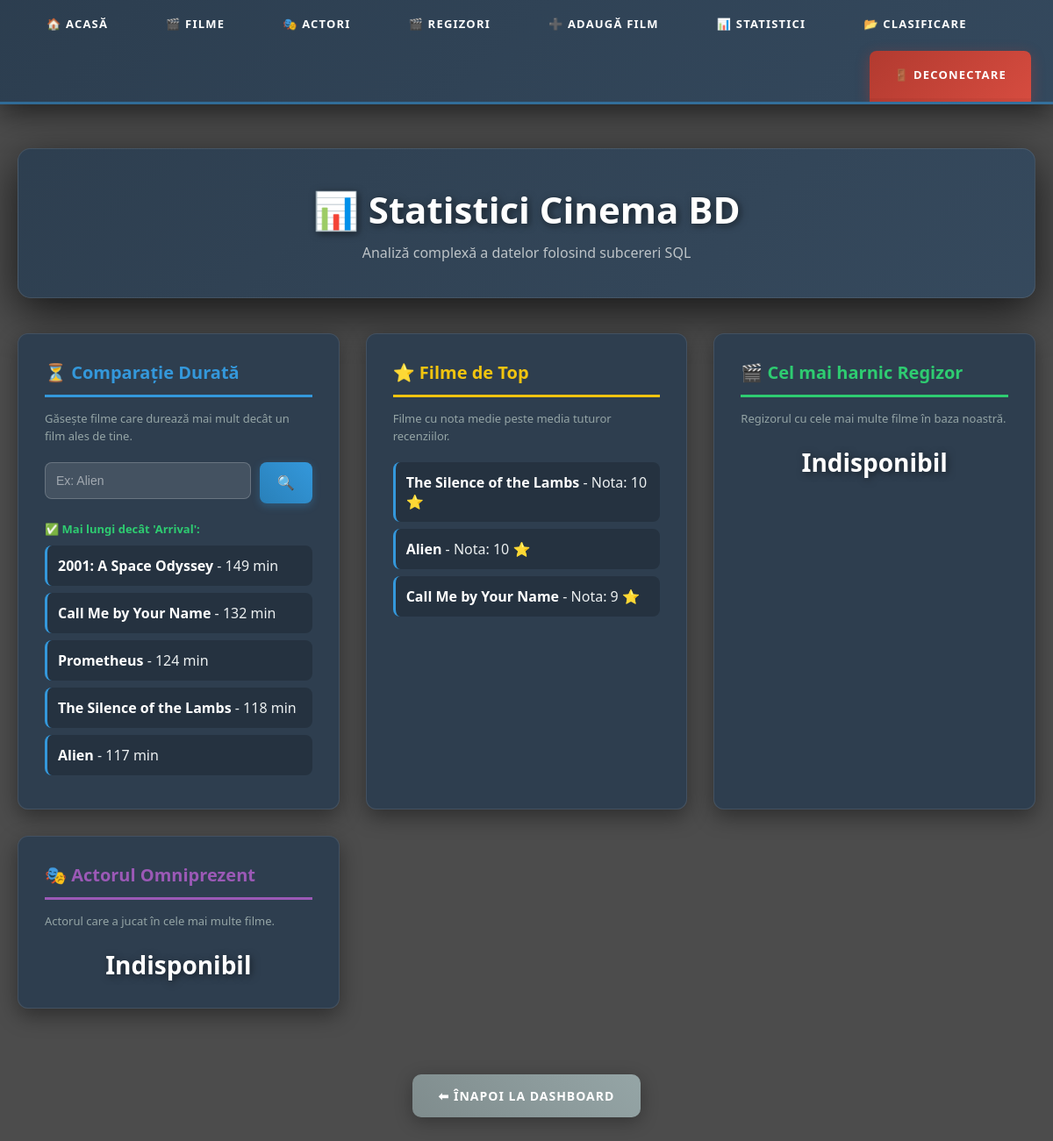
/statistici.php?film_referinta=Arrival (signed in), run on the app's committed database.
### tables this page shows
CREATE TABLE film 
(
    id_film int auto_increment primary key,
    nume_film varchar(150) not null,
    an_aparitie int,
    durata int,
    id_regizor int,
    foreign key (id_regizor) references regizor(id_regizor) on delete set null
);

### statistici.php (the view, shortened to what this page needs)
<?php
require_once 'config.php';
include 'header.php';
?>
<div class="container">
    <div class="stats-hero">
        <h1>📊 Statistici Cinema BD</h1>
        <p>Analiză complexă a datelor folosind subcereri SQL</p>
    </div>
    <div class="stats-grid">
        <div class="stat-card blue">
            <h3>⏳ Comparație Durată</h3>
            <p class="stat-description">
                Găsește filme care durează mai mult decât un film ales de tine.
            </p>
            <form method="GET" class="search-form">
                <input type="text" name="film_referinta" placeholder="Ex: Alien" required>
                <button type="submit" class="search-btn">🔍</button>
            </form>
            <ul>
                <?php
                if (isset($_GET['film_referinta']) && !empty($_GET['film_referinta'])) {
                    $film_ref = $_GET['film_referinta'];
                    $sql1 = "SELECT nume_film, durata
                             FROM film
                             WHERE durata > (SELECT durata FROM film WHERE nume_film = ? LIMIT 1)
                             ORDER BY durata DESC";
                    if ($stmt = $mysqli->prepare($sql1)) {
                        $stmt->bind_param("s", $film_ref);
                        $stmt->execute();
                        $res1 = $stmt->get_result();
                        if ($res1->num_rows > 0) {
                            echo "<p class='result-header'>✅ Mai lungi decât '$film_ref':</p>";
                            while($row = $res1->fetch_assoc()) {
                                echo "<li><strong>" . htmlspecialchars($row['nume_film']) . "</strong> - " . $row['durata'] . " min</li>";
                            }
                        } else {
                            echo "<li>❌ Niciun film mai lung sau filmul de referință nu există.</li>";
                        }
                    }
                } else {
                    echo "<li>👉 Introduceți un nume de film pentru comparație.</li>";
                }
                ?>
            </ul>
        </div>
        <div class="stat-card yellow">
            <h3>⭐ Filme de Top</h3>
            <p class="stat-description">Filme cu nota medie peste media tuturor recenziilor.</p>
            <ul>
                <?php
                $sql2 = "SELECT f.nume_film, AVG(fb.nr_stele) as nota_medie
                         FROM film f
                         JOIN feedback fb ON f.id_film = fb.id_film
                         GROUP BY f.id_film
                         HAVING nota_medie > (SELECT AVG(nr_stele) FROM feedback)
                         ORDER BY nota_medie DESC";
                $res2 = $mysqli->query($sql2);
                if ($res2 && $res2->num_rows > 0) {
                    while($row = $res2->fetch_assoc()) {
                        echo "<li><strong>" . htmlspecialchars($row['nume_film']) . "</strong> - Nota: " . round($row['nota_medie'], 1) . " ⭐</li>";
                    }
                } else {
                    echo "<li>Nu există suficiente recenzii.</li>";
                }
                ?>
            </ul>
        </div>
        <div class="stat-card green">
            <h3>🎬 Cel mai harnic Regizor</h3>
            <p class="stat-description">Regizorul cu cele mai multe filme în baza noastră.</p>
            <div class="big-stat">
                <?php
                $sql3 = "SELECT nume_regizor
                         FROM regizor
                         WHERE id_regizor = (
                             SELECT id_regizor
                             FROM film
                             GROUP BY id_regizor
                             ORDER BY COUNT(*) DESC
                             LIMIT 1
                         )";
                $res3 = $mysqli->query($sql3);
                if ($res3 && $res3->num_rows > 0) {
                    $regizor_top = $res3->fetch_assoc();
                    echo "🏆 " . htmlspecialchars($regizor_top['nume_regizor']);
                } else {
                    echo "Indisponibil";
                }
                ?>
            </div>
        </div>
        <div class="stat-card purple">
            <h3>🎭 Actorul Omniprezent</h3>
            <p class="stat-description">Actorul care a jucat în cele mai multe filme.</p>
            <div class="big-stat">
                <?php
                $sql4 = "SELECT a.nume_actor,
                                (SELECT COUNT(*) FROM distributie d WHERE d.id_actor = a.id_actor) as nr_roluri
                         FROM actor a
                         ORDER BY nr_roluri DESC
                         LIMIT 1";
                $res4 = $mysqli->query($sql4);
                if ($res4 && $res4->num_rows > 0) {
                    $actor_top = $res4->fetch_assoc();
                    echo "🌟 " . htmlspecialchars($actor_top['nume_actor']);
                    echo "<div class='big-stat-sub'>(" . $actor_top['nr_roluri'] . " filme)</div>";
                } else {
                    echo "Indisponibil";
                }
                ?>
            </div>
        </div>
    </div>
    <div class="back-section">
        <a href="dashboard.php" class="btn-back">⬅ Înapoi la Dashboard</a>
    </div>
</div>
</body>
</html>

### style.css (style rules this page uses)
* { margin: 0; padding: 0; box-sizing: border-box; }
body { font-family: 'Segoe UI', Tahoma, Geneva, Verdana, sans-serif; background: url('https://images.unsplash.com/photo-1489599849927-2ee91cede3ba?q=80&w=2070&auto=format&fit=crop') no-repeat center center fixed; background-size: cover; margin: 0; padding: 0; min-height: 100vh; position: relative; color: white; }
body::before { content: ""; position: fixed; top: 0; left: 0; width: 100%; height: 100%; background: rgba(0, 0, 0, 0.7); z-index: -1; }
.container { padding: 50px 20px; max-width: 1400px; margin: 0 auto; }
input[type="text"], input[type="number"], select, textarea { width: 100%; padding: 14px; background: rgba(255, 255, 255, 0.1); border: 1px solid rgba(255, 255, 255, 0.2); color: white; border-radius: 8px; margin-bottom: 5px; box-sizing: border-box; font-size: 15px; transition: all 0.3s ease; }
.btn-back { display: block; text-align: center; margin-top: 25px; color: #95a5a6; text-decoration: none; font-weight: 600; }

### statistici.php (style rules this page uses)
.stats-hero { background: linear-gradient(135deg, rgba(44, 62, 80, 0.95), rgba(52, 73, 94, 0.95)); backdrop-filter: blur(15px); padding: 40px; border-radius: 15px; margin-bottom: 40px; border: 1px solid rgba(255, 255, 255, 0.1); box-shadow: 0 15px 50px rgba(0,0,0,0.7); text-align: center; animation: fadeInDown 0.8s ease-out; }
.stats-hero h1 { color: #fff; font-size: 42px; margin-bottom: 10px; text-shadow: 2px 2px 8px rgba(0,0,0,0.5); }
.stats-hero p { color: #bdc3c7; font-size: 16px; }
.stats-grid { display: grid; grid-template-columns: repeat(auto-fit, minmax(350px, 1fr)); gap: 30px; margin-top: 30px; }
.stat-card { background: rgba(44, 62, 80, 0.9); backdrop-filter: blur(10px); padding: 30px; border-radius: 12px; border: 1px solid rgba(255, 255, 255, 0.1); box-shadow: 0 8px 25px rgba(0,0,0,0.4); transition: all 0.3s ease; animation: fadeInUp 0.8s ease-out; }
.stat-card h3 { font-size: 20px; padding-bottom: 12px; margin-bottom: 15px; border-bottom: 3px solid; }
.stat-card.blue h3 { color: #3498db; border-color: #3498db; }
.stat-card.yellow h3 { color: #f1c40f; border-color: #f1c40f; }
.stat-card.green h3 { color: #2ecc71; border-color: #2ecc71; }
.stat-card.purple h3 { color: #9b59b6; border-color: #9b59b6; }
.stat-description { font-size: 13px; color: #95a5a6; margin-bottom: 20px; line-height: 1.5; }
.search-form { display: flex; gap: 10px; margin-bottom: 20px; }
.search-form input { flex: 1; padding: 12px; background: rgba(255, 255, 255, 0.1); border: 1px solid rgba(255, 255, 255, 0.2); color: white; border-radius: 8px; font-size: 14px; transition: all 0.3s ease; }
.search-form input::placeholder { color: rgba(255, 255, 255, 0.5); }
.search-btn { padding: 12px 20px; background: linear-gradient(45deg, #2980b9, #3498db); color: white; border: none; border-radius: 8px; cursor: pointer; font-size: 16px; transition: all 0.3s ease; box-shadow: 0 3px 10px rgba(52, 152, 219, 0.3); }
.stat-card ul { list-style: none; padding: 0; margin: 0; }
.stat-card li { padding: 12px; margin-bottom: 8px; background: rgba(0, 0, 0, 0.2); border-radius: 8px; border-left: 3px solid #3498db; color: #ecf0f1; transition: all 0.3s ease; }
.stat-card li strong { color: #fff; font-weight: 600; }
.result-header { font-size: 13px; color: #2ecc71; margin-bottom: 10px; font-weight: 600; }
.big-stat { text-align: center; font-size: 28px; font-weight: bold; margin-top: 20px; color: #fff; text-shadow: 2px 2px 8px rgba(0,0,0,0.5); }
.back-section { text-align: center; margin-top: 50px; margin-bottom: 30px; }
.btn-back { display: inline-block; padding: 15px 30px; background: linear-gradient(45deg, #7f8c8d, #95a5a6); color: white; text-decoration: none; border-radius: 10px; font-weight: 700; font-size: 14px; text-transform: uppercase; letter-spacing: 1px; transition: all 0.3s ease; box-shadow: 0 5px 20px rgba(0,0,0,0.3); }

### data on the page
film: nume_film "2001: A Space Odyssey", durata "149"
film: nume_film "Call Me by Your Name", durata "132"
film: nume_film "Prometheus", durata "124"
film: nume_film "The Silence of the Lambs", durata "118"
film: nume_film "Alien", durata "117"

### other printed values
$film_ref "Arrival"
$row['nume_film'] "The Silence of the Lambs"
$row['nota_medie'] "10"
$row['nume_film'] "Alien"
$row['nume_film'] "Call Me by Your Name"
$row['nota_medie'] "9"
